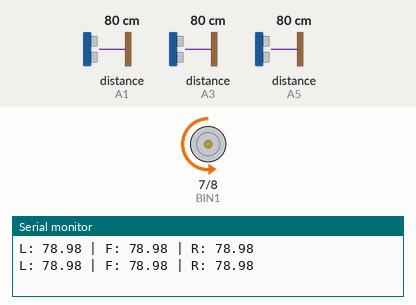
A sketch run on a simulated Arduino Uno, built with avr-gcc and run on an emulated ATmega328P. On the bench: motor-driver pin pairs drawn as motors (green arrow = first pin HIGH = forward, orange = second pin HIGH = backward, longer = more drive, scaled by the enable pin), the last lines printed to the serial monitor. Wiring (inferred from the names in the program): 3 × ultrasonic range finder: trigger A0, echo A1 / trigger A2, echo A3 / trigger A4, echo A5. The inputs (shaded band) are chosen by the test bench; at power-on: distance to the obstacle (sensors on A5, A3, A1) 80 cm. The echo pulse lasts 58.3 µs per cm.

Above: at 3.2 s.
3.3 s: distance to the obstacle (sensor on A5) set to 22 cm
6.8 s: distance to the obstacle (sensor on A5) set to 18 cm
At 7.8 s:
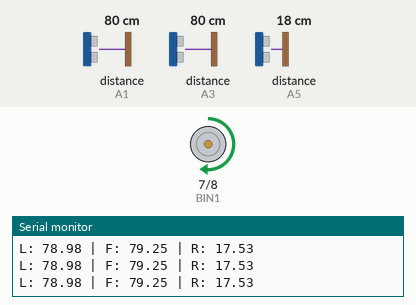
10.3 s: distance to the obstacle (sensor on A3) set to 23 cm
13.8 s: distance to the obstacle (sensor on A3) set to 18 cm
At 14.51 s:
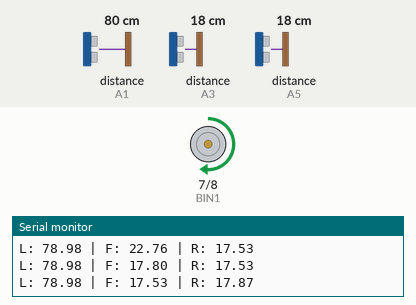
17.3 s: distance to the obstacle (sensor on A1) set to 23 cm
At 17.72 s:
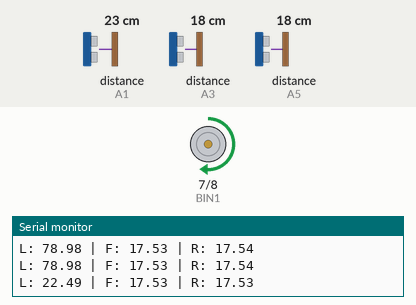
20.8 s: distance to the obstacle (sensor on A1) set to 18 cm
At 21.8 s:
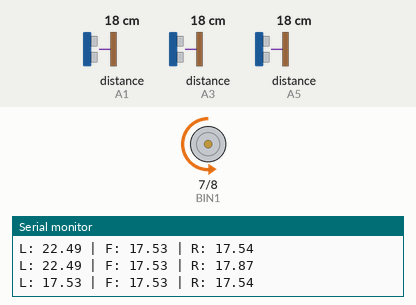
Timing chart, 0 to 23.8 s (numbered marks = the images above; inputs shaded):
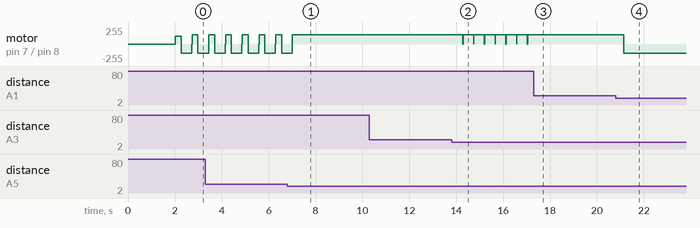

The sketch:

mazebottest.ino
```cpp
// ==========================================================
// MAZE SOLVER ROBOT - REVERSED RIGHT-HAND RULE
// Hardware: Arduino Uno, TB6612FNG, 3x HC-SR04
// ==========================================================

// --- Motor Driver Pins (TB6612FNG) ---
const int PWMA = 5;  // Left Motor Speed
const int AIN1 = 4;  // Left Motor Direction 1
const int AIN2 = 3;  // Left Motor Direction 2

const int PWMB = 6;  // Right Motor Speed
const int BIN1 = 7;  // Right Motor Direction 1
const int BIN2 = 8;  // Right Motor Direction 2

// --- Ultrasonic Sensor Pins ---
const int LEFT_TRIG  = A0;
const int LEFT_ECHO  = A1;
const int FRONT_TRIG = A2;
const int FRONT_ECHO = A3;
const int RIGHT_TRIG = A4;
const int RIGHT_ECHO = A5;

// ==========================================================
// 🛠️ CALIBRATION ZONE
// ==========================================================
int baseSpeed       = 120; // Normal forward speed
int turnSpeed       = 140; // Speed during turns
int wallThreshold   = 20;  // Distance in cm to consider "longer gap"
int turnDuration90  = 450; // ms for 90° turn
int turnDuration180 = 900; // ms for 180° turn
int clearWallDelay  = 250; // ms forward before turning
// ==========================================================

// --- State Machine Variables ---
int robotState = 0;
unsigned long actionStartTime = 0;
int currentActionDuration = 0;

void setup() {
  Serial.begin(9600);

  pinMode(PWMA, OUTPUT);
  pinMode(AIN1, OUTPUT);
  pinMode(AIN2, OUTPUT);
  pinMode(PWMB, OUTPUT);
  pinMode(BIN1, OUTPUT);
  pinMode(BIN2, OUTPUT);

  pinMode(LEFT_TRIG, OUTPUT);
  pinMode(LEFT_ECHO, INPUT);
  pinMode(FRONT_TRIG, OUTPUT);
  pinMode(FRONT_ECHO, INPUT);
  pinMode(RIGHT_TRIG, OUTPUT);
  pinMode(RIGHT_ECHO, INPUT);

  stopMotors();
  delay(2000);
}

void loop() {
  // Handle ongoing timed actions
  if (robotState != 0) {
    if (millis() - actionStartTime >= currentActionDuration) {
      if (robotState == 4) {
        startAction(1, turnDuration90);
        executeRightTurn();
      } else {
        stopMotors();
        robotState = 0;
      }
    }
    return;
  }

  // Read sensors
  float distRight = getDistance(RIGHT_TRIG, RIGHT_ECHO);
  float distFront = getDistance(FRONT_TRIG, FRONT_ECHO);
  float distLeft  = getDistance(LEFT_TRIG, LEFT_ECHO);

  Serial.print("L: "); Serial.print(distLeft);
  Serial.print(" | F: "); Serial.print(distFront);
  Serial.print(" | R: "); Serial.println(distRight);

  // Reversed right-hand rule logic
  if (distRight > wallThreshold) {
    startAction(4, clearWallDelay);
    executeForward();
  }
  else if (distFront > wallThreshold) {
    executeForward();
  }
  else if (distLeft > wallThreshold) {
    startAction(2, turnDuration90);
    executeLeftTurn();
  }
  else {
    startAction(3, turnDuration180);
    executeRightTurn();
  }
}

// ==========================================================
// HELPER FUNCTIONS
// ==========================================================
void startAction(int stateCode, int duration) {
  robotState = stateCode;
  currentActionDuration = duration;
  actionStartTime = millis();
}

float getDistance(int trigPin, int echoPin) {
  digitalWrite(trigPin, LOW);
  delayMicroseconds(2);
  digitalWrite(trigPin, HIGH);
  delayMicroseconds(10);
  digitalWrite(trigPin, LOW);

  long duration = pulseIn(echoPin, HIGH, 20000);
  if (duration == 0) return 999.0;
  return duration * 0.034 / 2;
}

void executeForward() {
  digitalWrite(AIN1, HIGH);
  digitalWrite(AIN2, LOW);
  analogWrite(PWMA, baseSpeed);

  digitalWrite(BIN1, HIGH);
  digitalWrite(BIN2, LOW);
  analogWrite(PWMB, baseSpeed);
}

void executeRightTurn() {
  digitalWrite(AIN1, HIGH);
  digitalWrite(AIN2, LOW);
  analogWrite(PWMA, turnSpeed);

  digitalWrite(BIN1, LOW);
  digitalWrite(BIN2, HIGH);
  analogWrite(PWMB, turnSpeed);
}

void executeLeftTurn() {
  digitalWrite(AIN1, LOW);
  digitalWrite(AIN2, HIGH);
  analogWrite(PWMA, turnSpeed);

  digitalWrite(BIN1, HIGH);
  digitalWrite(BIN2, LOW);
  analogWrite(PWMB, turnSpeed);
}

void stopMotors() {
  analogWrite(PWMA, 0);
  analogWrite(PWMB, 0);
}
```

Act3ver2wi2c.cpp
```cpp
#include <Wire.h>
#include <LiquidCrystal_I2C.h>
#include <Keypad.h>

// ======== LCD SETUP ========
LiquidCrystal_I2C lcd(0x27,16,2); // I2C address 0x27, 16x2 LCD

// ======== KEYPAD SETUP ========
const byte numRows = 4;
const byte numCols = 4;

// Key layout (old phone style)
char keymap[numRows][numCols] = {
  {'1','2','3','\0'},
  {'4','5','6','\0'},
  {'7','8','9','\0'},
  {'*','0','#','\0'}
};

// Arduino pins connected to rows and columns
byte rowPins[numRows] = {9, 8, 7, 6};
byte colPins[numCols] = {5, 4, 3, 2};

// Create keypad object
Keypad myKeypad = Keypad(makeKeymap(keymap), rowPins, colPins, numRows, numCols);

// Multi-tap letters for each key
String letters[] = {
  " 0",
  ",.<>/?!@#$%^&*()-_=+[]{}\|1",
  "ABC2",
  "DEF3",
  "GHI4",
  "JKL5",
  "MNO6",
  "PQRS7",
  "TUV8",
  "WXYZ9"
};

// ======== VARIABLES ========
char lastKey = NO_KEY;               // last key pressed
unsigned long lastPressTime = 0;     // last key press time
unsigned long lastActivity = 0;      // last activity timestamp

int letterIndex = 0;                 // multi-tap index
String message = "";                 // stores typed message
int scrollPos = 0;                   // scroll position for LCD
bool previewMode = false;            // auto-scroll mode flag
unsigned long previewTimer = 0;      // timer for auto scroll
int wordCount = 0;                   // number of words

// =======================
// WORD COUNT FUNCTION
// Ignores symbols and counts only words with letters/numbers
// =======================
void countWords() {
  wordCount = 0;            // reset count
  bool inWord = false;      // flag kung nasa word ka
  int charCount = 0;        // count chars in current word

  for(int i=0; i<message.length(); i++){
    char c = message[i];

    if(isAlphaNumeric(c)){      // valid letter/number
      if(!inWord){              // new word
        inWord = true;
        charCount = 1;
      } else {
        charCount++;
      }
    }
    else{ // space or symbol
      if(inWord){               // end ng word
        if(charCount > 0)      // count only if at least 1 valid char
          wordCount++;
        inWord = false;
        charCount = 0;
      }
    }
  }

  // Check last word if message doesn't end with space/symbol
  if(inWord && charCount > 0)
    wordCount++;
}

// =======================
// UPDATE LCD FUNCTION
// =======================
void updateLCD() {

  // First row: Word count
  lcd.setCursor(0,0);
  lcd.print("Words:");
  lcd.print(wordCount);
  lcd.print("        "); // clear leftover chars

  // Second row: Message display
  lcd.setCursor(0,1);
  lcd.print("                "); // clear row first
  lcd.setCursor(0,1);

  // Get visible part of message based on scroll
  String visible = message.substring(scrollPos);
  if (visible.length() > 15)
    visible = visible.substring(0,15); // max 15 chars

  lcd.print(visible);

  // --- blinking cursor at end of visible text ---
  lcd.setCursor(visible.length(), 1);
  lcd.blink();  // enable blinking cursor
}

// =======================
// KEYPAD EVENT FUNCTION
// =======================
void keypadEvent(KeypadEvent key) {

  KeyState state = myKeypad.getState();

  if (state == PRESSED) {

    previewMode = false;          // stop preview if typing
    lastActivity = millis();      // reset activity timer

    // -------- CLEAR ALL MESSAGE ----------
    if (key == '#') {
      message = "";
      wordCount = 0;
      scrollPos = 0;
    }

    // -------- BACKSPACE ----------
    else if (key == '*') {
      if (message.length() > 0) {
        message.remove(message.length()-1);
        if(scrollPos > message.length())
          scrollPos = message.length();
      }
    }

    // -------- LETTER INPUT (multi-tap) ----------
    else if (isDigit(key)) {

      int num = key - '0';
      unsigned long now = millis();

      // Same key pressed within 1 second → cycle letter
      if (key == lastKey && (now - lastPressTime) < 700) {
        letterIndex = (letterIndex + 1) % letters[num].length();
        message.remove(message.length()-1);       // remove last letter
        message += letters[num][letterIndex];     // add new letter
      }
      else {
        letterIndex = 0;                         // new key, first letter
        if (letters[num].length() > 0)
          message += letters[num][letterIndex];
      }

      lastKey = key;
      lastPressTime = now;

      // Auto-scroll if message longer than LCD
      if(message.length() - scrollPos > 15)
        scrollPos = message.length() - 15;
    }

    countWords();   // update word count
    updateLCD();    // refresh LCD
  }
}

// =======================
// SETUP FUNCTION
// =======================
void setup() {

  lcd.init();        // initialize LCD
  lcd.backlight();   // turn on backlight
  lcd.setCursor(0,0);
  lcd.print("Words:0");   // initial display

  lastActivity = millis();  // start activity timer

  // Keypad settings
  myKeypad.setDebounceTime(50);         // prevent double read
  myKeypad.setHoldTime(500);            // hold duration
  myKeypad.addEventListener(keypadEvent); // attach event handler
}

// =======================
// LOOP FUNCTION
// =======================
void loop() {

  myKeypad.getKey();    // check for keypad input

  // ---------- Auto preview mode (scroll message) ----------
  if(!previewMode && millis() - lastActivity > 4000 && message.length() > 16){
    previewMode = true;           // start auto-scroll
    previewTimer = millis();      // reset scroll timer
    scrollPos = 0;                // start from beginning
  }

  if(previewMode){
    // Scroll every 450ms
    if(millis() - previewTimer > 450){
      previewTimer = millis();
      String scrollMessage = message + "    "; // add spaces for smooth scroll

      String visible = "";
      for(int i=0;i<16;i++){
        visible += scrollMessage[(scrollPos + i) % scrollMessage.length()];
      }

      lcd.setCursor(0,1);
      lcd.print(visible);  // show scrolling message

      scrollPos++;          // advance scroll
      if(scrollPos >= scrollMessage.length())
        scrollPos = 0;      // loop scroll
    }
  }
}
```

Exp1-2sw-4blk.cpp
```cpp
int ledA[] = {2,3,4,5};   // LED 1–4
int ledB[] = {6,7,8,9};   // LED 5–8

int sw1 = 10;             // Power switch

void setup() {
  for(int i=0; i<4; i++) {
    pinMode(ledA[i], OUTPUT);
    pinMode(ledB[i], OUTPUT);
  }
  pinMode(sw1, INPUT);
}

void loop() {
  int s1 = digitalRead(sw1);

  if(s1 == HIGH) {   // Power ON
    // Blink group A
    for(int i=0; i<4; i++) digitalWrite(ledA[i], HIGH);
    for(int i=0; i<4; i++) digitalWrite(ledB[i], LOW);
    delay(500);

    // Blink group B
    for(int i=0; i<4; i++) digitalWrite(ledA[i], LOW);
    for(int i=0; i<4; i++) digitalWrite(ledB[i], HIGH);
    delay(500);
  }
  else {             // Power OFF → all LEDs ON
    for(int i=0; i<4; i++) {
      digitalWrite(ledA[i], HIGH);
      digitalWrite(ledB[i], HIGH);
    }
  }
}
```

Exp1-8blk.cpp
```cpp
int leds[] = {2,3,4,5,6,7,8,9};
int sw = 10;

void setup() {
  for(int i=0; i<8; i++) {
    pinMode(leds[i], OUTPUT);
  }
  pinMode(sw, INPUT);
}

void loop() {
  int state = digitalRead(sw);

  // a. All LEDs ON
  for(int i=0; i<8; i++) {
    digitalWrite(leds[i], HIGH);
  }

  // b & c when switch is ON
  if(state == HIGH) {

    // b. Blinking LEDs
    for(int i=0; i<8; i++)
      digitalWrite(leds[i], HIGH);
    delay(500);
    for(int i=0; i<8; i++)
      digitalWrite(leds[i], LOW);
    delay(500);

    // c. Alternate blinking LEDs
    for(int i=0; i<8; i+=2)
      digitalWrite(leds[i], HIGH);
    for(int i=1; i<8; i+=2)
      digitalWrite(leds[i], LOW);
    delay(500);

    for(int i=0; i<8; i+=2)
      digitalWrite(leds[i], LOW);
    for(int i=1; i<8; i+=2)
      digitalWrite(leds[i], HIGH);
    delay(500);
  }
}
```

Exp1-8sw.cpp
```cpp
int ledA[] = {2,3,4,5};   // LED 1–4
int ledB[] = {6,7,8,9};   // LED 5–8

int sw1 = 10;
int sw2 = 11;

void setup() {
  for(int i=0; i<4; i++) {
    pinMode(ledA[i], OUTPUT);
    pinMode(ledB[i], OUTPUT);
  }
  pinMode(sw1, INPUT);
  pinMode(sw2, INPUT);
}

void loop() {
  int s1 = digitalRead(sw1);
  int s2 = digitalRead(sw2);

  // Default OFF
  for(int i=0; i<4; i++) {
    digitalWrite(ledA[i], LOW);
    digitalWrite(ledB[i], LOW);
  }

  // Evaluation Table Logic
  if(s1==LOW && s2==LOW) {
    // 0 0 → 1 1
    for(int i=0; i<4; i++) {
      digitalWrite(ledA[i], HIGH);
      digitalWrite(ledB[i], HIGH);
    }
  }
  else if(s1==LOW && s2==HIGH) {
    // 0 1 → 1 0
    for(int i=0; i<4; i++)
      digitalWrite(ledA[i], HIGH);
  }
  else if(s1==HIGH && s2==LOW) {
    // 1 0 → 0 1
    for(int i=0; i<4; i++)
      digitalWrite(ledB[i], HIGH);
  }
  // 1 1 → 0 0 (do nothing, all OFF)
}
```

Exp1blk.cpp
```cpp
// C++ code
//
void setup()
{
  pinMode(LED_BUILTIN, OUTPUT);
}

void loop()
{
  digitalWrite(LED_BUILTIN, HIGH);
  delay(1000); // Wait for 1000 millisecond(s)
  digitalWrite(LED_BUILTIN, LOW);
  delay(1000); // Wait for 1000 millisecond(s)
}
```

Exp2LED1.cpp
```cpp
#include <LiquidCrystal.h>

int seconds = 0;

LiquidCrystal lcd_1(12, 11, 5, 4, 3, 2);

void setup()
{
  lcd_1.begin(16, 2); // Set up the number of columns and rows on the LCD.

  // Print a message to the LCD.
  lcd_1.print("hello world!");
}

void loop()
{
  // set the cursor to column 0, line 1
  // (note: line 1 is the second row, since counting
  // begins with 0):
  lcd_1.setCursor(0, 1);
  // print the number of seconds since reset:
  lcd_1.print(seconds);
  delay(1000); // Wait for 1000 millisecond(s)
  seconds += 1;
}
```

Exp2LED2.cpp
```cpp
#include <Wire.h>
#include <LiquidCrystal_I2C.h>

// Use the correct I2C address from your module (commonly 0x27 or 0x3F)
LiquidCrystal_I2C lcd(0x27, 16, 2);

int seconds = 0;

void setup() {
  // Initialize the LCD
  lcd.init();
  lcd.backlight();     // Turn on backlight

  // Print initial message
  lcd.setCursor(0, 0);
  lcd.print("hello world");
}

void loop() {
  // Set cursor to first column of second row
  lcd.setCursor(0, 1);

  // Print the seconds counter
  lcd.print(seconds);

  // Wait for 1 second
  delay(1000);

  // Increment seconds
  seconds++;
}
```

Exp3Act.cpp
```cpp
#include <Keypad.h>

const byte numRows = 4;
const byte numCols = 4;

char keymap[numRows][numCols] = {
  {'1','2','3','\0'},   // A disabled
  {'4','5','6','\0'},   // B disabled
  {'7','8','9','\0'},   // C disabled
  {'*','0','#','\0'}    // D disabled
};

byte rowPins[numRows] = {9, 8, 7, 6};
byte colPins[numCols] = {5, 4, 3, 2};

Keypad myKeypad = Keypad(makeKeymap(keymap), rowPins, colPins, numRows, numCols);

// Mapping for text mode
String letters[] = {
  " ",    // 0 → space
  ".?!",  // 1 → punctuation
  "ABC",  // 2
  "DEF",  // 3
  "GHI",  // 4
  "JKL",  // 5
  "MNO",  // 6
  "PQRS", // 7
  "TUV",  // 8
  "WXYZ"  // 9
};

char lastKey = NO_KEY;
unsigned long lastPressTime = 0;
int letterIndex = 0;
String message = "";

// Event handler for keypad
void keypadEvent(KeypadEvent key) {
  KeyState state = myKeypad.getState();

  if (state == PRESSED) {
    if (key == '*') {
      // Backspace
      if (message.length() > 0) {
        message.remove(message.length()-1);
      }
    } else if (key == '#') {
      // Newline / confirm
      message += '\n';
    } else if (isDigit(key)) {
      int num = key - '0';
      unsigned long now = millis();

      if (key == lastKey && (now - lastPressTime) < 1000) {
        // cycle through letters
        letterIndex = (letterIndex + 1) % letters[num].length();
        message.remove(message.length()-1);
        message += letters[num][letterIndex];
      } else {
        // new key or timeout
        letterIndex = 0;
        if (letters[num].length() > 0) {
          message += letters[num][letterIndex];
        }
      }

      lastKey = key;
      lastPressTime = now;
    }

    Serial.println(message);
  }
}

void setup() {
  Serial.begin(19200);
  myKeypad.setDebounceTime(200);   //stable input
  myKeypad.setHoldTime(1000);      //hold detection
  myKeypad.addEventListener(keypadEvent); //attach event handler
}

void loop() {
  myKeypad.getKey();   // triggers event handler automatically
}
```

Exp3test.cpp
```cpp
#include <Keypad.h>

const byte numRows = 4; // number of rows
const byte numCols = 4; // number of columns

// Keymap layout
char keymap[numRows][numCols] = {
  {'1','2','3','A'},
  {'4','5','6','B'},
  {'7','8','9','C'},
  {'*','0','#','D'}
};

// Pin connections
byte rowPins[numRows] = {9, 8, 7, 6}; // connect to row pins
byte colPins[numCols] = {5, 4, 3, 2}; // connect to column pins

// Create keypad object
Keypad myKeypad = Keypad(makeKeymap(keymap), rowPins, colPins, numRows, numCols);

void setup() {
  Serial.begin(9600);
}

void loop() {
  char keypressed = myKeypad.getKey();
  if (keypressed) {
    Serial.println(keypressed);
  }
}
```

Measured:
- the behaviour switches between 21 and 20 cm on distance to the obstacle (sensor on A5) (found by bisection; images 0 and 1)
- the behaviour switches between 21 and 20 cm on distance to the obstacle (sensor on A3) (found by bisection; images 1 and 2)
- the behaviour switches between 21 and 20 cm on distance to the obstacle (sensor on A1) (found by bisection; images 3 and 4)
- after the input at 6.8 s, motor on pin 7 (BIN1) / pin 8 (BIN2): goes on until 7.0 s, then stays forward 140/255
- after the input at 13.8 s, motor on pin 7 (BIN1) / pin 8 (BIN2): alternates forward 140/255 for 0.45 s and stopped for 0.01 s, starting after 0.48 s
- after the input at 17.3 s, motor on pin 7 (BIN1) / pin 8 (BIN2): stops changing and stays forward 140/255
- after the input at 20.8 s, motor on pin 7 (BIN1) / pin 8 (BIN2): forward 140/255 → backward 140/255 after 0.35 s
- by itself, motor on pin 7 (BIN1) / pin 8 (BIN2): repeats every 0.71 s: forward 140/255 0.25 s, backward 140/255 0.45 s, stopped 0.01 s
